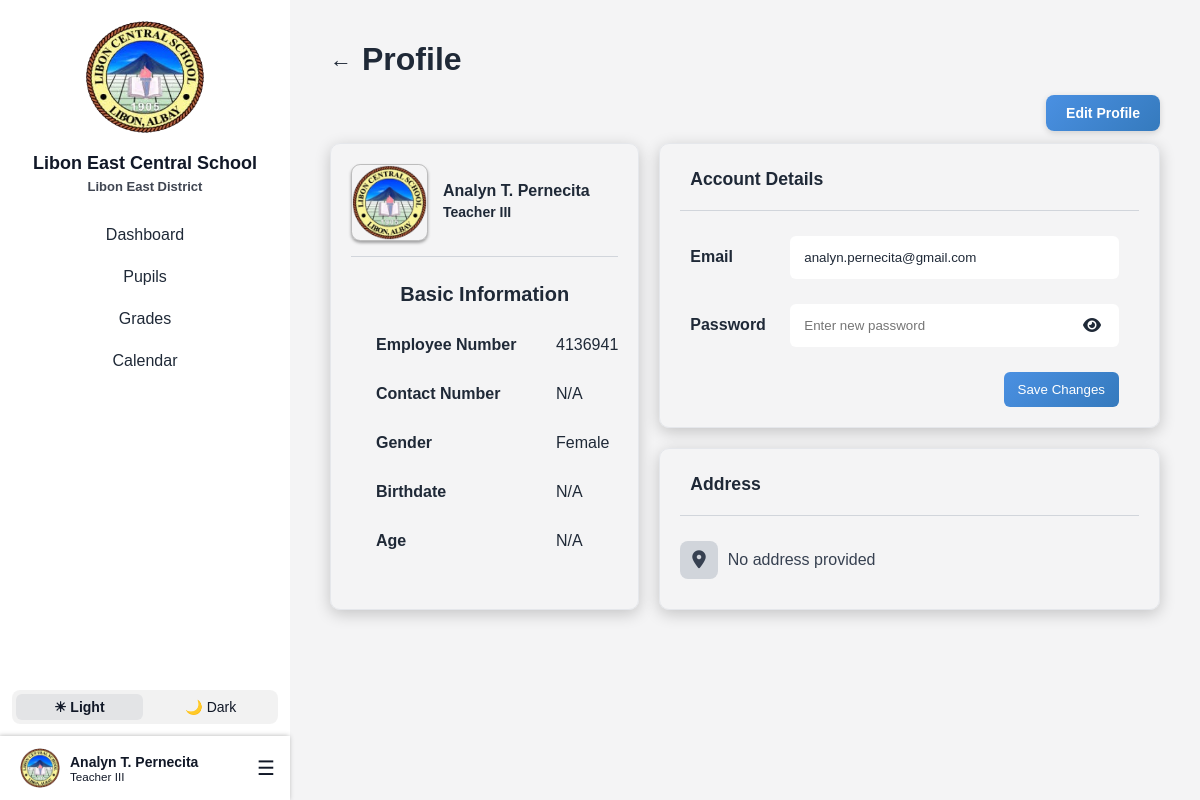
Screenshot of /Landing/Login/Page/teacherProfile.php (signed in) with the database file from the repository.
### tables this page shows
CREATE TABLE `teachers` (
  `teacher_id` int(11) NOT NULL,
  `first_name` varchar(100) DEFAULT NULL,
  `middle_name` varchar(100) DEFAULT NULL,
  `last_name` varchar(100) DEFAULT NULL,
  `employee_no` varchar(20) DEFAULT NULL,
  `email` varchar(100) DEFAULT NULL,
  `password` varchar(255) DEFAULT NULL,
  `gender` enum('Male','Female','Other') DEFAULT NULL,
  `birthdate` date DEFAULT NULL,
  `age` int(11) DEFAULT NULL,
  `contact_no` varchar(20) DEFAULT NULL,
  `house_no_street` varchar(255) DEFAULT NULL,
  `barangay` varchar(255) DEFAULT NULL,
  `municipality` varchar(255) DEFAULT NULL,
  `province` varchar(255) DEFAULT NULL,
  `position` varchar(255) NOT NULL,
  `image` varchar(255) NOT NULL DEFAULT 'teacher.png',
  `user_type` char(1) NOT NULL DEFAULT 't' COMMENT 'a - admin\r\nt- teacher\r\nn- non-teaching',
  `user_status` char(1) NOT NULL DEFAULT 'a' COMMENT 'a - active\r\ni - inactive',
  `created_at` datetime DEFAULT current_timestamp(),
  `updated_at` datetime DEFAULT current_timestamp() ON UPDATE current_timestamp(),
  `created_by` int(11) DEFAULT NULL,
  `updated_by` int(11) DEFAULT NULL
);

### Landing/Login/Page/teacherProfile.php (the view, shortened to what this page needs)
<?php
include 'lecs_db.php';
$teacher_id = intval($_SESSION['teacher_id']);
$stmt = $conn->prepare("SELECT CONCAT(first_name, ' ', COALESCE(middle_name, ''), ' ', last_name) AS full_name, employee_no, email, gender, birthdate, age, contact_no,
                               house_no_street, barangay, municipality, province, position, image
                        FROM teachers WHERE teacher_id = ? LIMIT 1");
$stmt->bind_param("i", $teacher_id);
$stmt->execute();
$teacher = $stmt->get_result()->fetch_assoc();
$employeeNo = htmlspecialchars($teacher['employee_no'] ?? "N/A");
$email = htmlspecialchars($teacher['email'] ?? "");
$contactNo = htmlspecialchars($teacher['contact_no'] === 'N/A' || empty($teacher['contact_no']) ? 'N/A' : $teacher['contact_no']);
$gender = htmlspecialchars($teacher['gender'] ?? "N/A");
$birthdate = htmlspecialchars($teacher['birthdate'] === 'N/A' || empty($teacher['birthdate']) || $teacher['birthdate'] === '0000-00-00' ? 'N/A' : $teacher['birthdate']);
$age = htmlspecialchars($teacher['age'] === 'N/A' || empty($teacher['age']) ? 'N/A' : $teacher['age']);
$addressParts = [];
$hasValidAddress = false;
$address = $hasValidAddress ? htmlspecialchars(implode(", ", $addressParts)) : "No address provided";
?>
<!DOCTYPE html>
<html lang="en">
<head>
    <link rel="stylesheet" href="css/profile.css">
    <link rel="stylesheet" href="css/all.min.css">
</head>
<body>
<div class="container">
    <?php include 'teacherSidebar.php'; ?>
    <div class="main-content">
        <div class="profile-header">
            <a href="teacherDashboard.php" class="back-arrow">←</a>
            <h1>Profile</h1>
        </div>
        <div class="btn-row">
            <a href="edit_profile.php" class="edit-btn">Edit Profile</a>
        </div>
        <div class="profile-grid">
            <div class="card left-card">
                <div class="profile-header-flex">
                    <img src="<?= htmlspecialchars($imagePath); ?>" alt="Profile Picture" class="profile-img">
                    <div class="profile-info">
                        <h2><?= $teacherName ?></h2>
                        <p class="teacher-position"><?= $teacherPos ?></p>
                    </div>
                </div>
                <div class="divider"></div>
                <h4 class="basic-details">Basic Information</h4>
                <div class="basic-info">
                    <div class="row"><span class="label">Employee Number</span><span class="value"><?= $employeeNo ?></span></div>
                    <div class="row"><span class="label">Contact Number</span><span class="value"><?= $contactNo ?></span></div>
                    <div class="row"><span class="label">Gender</span><span class="value"><?= $gender ?></span></div>
                    <div class="row"><span class="label">Birthdate</span><span class="value"><?= $birthdate ?></span></div>
                    <div class="row"><span class="label">Age</span><span class="value"><?= $age ?></span></div>
                </div>
            </div>
            <div class="right-section">
                <div class="card">
                    <div class="acc-details">
                        <h3>Account Details</h3>
                    </div>
                    <form method="POST" action="">
                        <div class="input-row">
                            <label for="email">Email</label>
                            <input type="email" id="email" name="email" value="<?= $email ?>">
                        </div>
                        <div class="input-row">
                            <label for="password">Password</label>
                            <div class="password-wrapper">
                                <input type="password" id="password" name="password" placeholder="Enter new password">
                                <button type="button" class="toggle-pass">
                                    <i class="fa-solid fa-eye"></i>
                                </button>
                            </div>
                        </div>
                        <div class="button-row">
                            <button type="submit" class="save-btn">Save Changes</button>
                        </div>
                    </form>
                </div>
                <div class="card">
                    <div class="acc-details">
                        <h3>Address</h3>
                    </div>
                    <div class="address-box">
                        <i class="fa-solid fa-location-dot"></i>
                        <span><?= $address ?></span>
                    </div>
                </div>
            </div>
        </div>
    </div>
</div>
</body>
</html>

### Landing/Login/Page/teacherSidebar.php (shortened to what this page needs)
<?php
include 'lecs_db.php';
$current_page = basename($_SERVER['PHP_SELF']);
$teacher_id = $_SESSION['teacher_id'];
$stmt = $conn->prepare("SELECT first_name, middle_name, last_name, position, image FROM teachers WHERE teacher_id = ? LIMIT 1");
$stmt->bind_param("i", $teacher_id);
$stmt->execute();
$result = $stmt->get_result();
$teacher = $result->fetch_assoc();
$middleInitial = '';
if (!empty($teacher['middle_name'])) {
    $middleInitial = strtoupper(substr(trim($teacher['middle_name']), 0, 1)) . '.';
}
function toRoman($num) {
    $map = [
        'M' => 1000, 'CM' => 900, 'D' => 500, 'CD' => 400,
        'C' => 100, 'XC' => 90, 'L' => 50, 'XL' => 40,
        'X' => 10, 'IX' => 9, 'V' => 5, 'IV' => 4, 'I' => 1
    ];
    $returnValue = '';
    while ($num > 0) {
        foreach ($map as $roman => $int) {
            if ($num >= $int) {
                $num -= $int;
                $returnValue .= $roman;
                break;
            }
        }
    }
    return $returnValue;
}
$teacherName = htmlspecialchars(trim(($teacher['first_name'] ?? '') . ' ' . $middleInitial . ' ' . ($teacher['last_name'] ?? '')));
$teacherPos = $teacher['position'] ?? "Teacher";
if (preg_match('/(\d+)/', $teacherPos, $matches)) {
    $num = (int)$matches[1];
    $roman = toRoman($num);
    $teacherPos = preg_replace('/\d+/', $roman, $teacherPos);
}
$teacherImg = !empty($teacher['image']) ? $teacher['image'] : "teacher.png";
$imagePath = "Uploads/teachers/" . $teacherImg;
if (!file_exists(__DIR__ . "/" . $imagePath)) {
    $imagePath = "Uploads/teachers/teacher.png";
}
?>
<link rel="stylesheet" href="css/all.min.css">
<link rel="stylesheet" href="css/sidebar.css">
<div class="sidebar">
    <div class="sidebar-top">
        <img class="logo" src="images/lecs-logo no bg.png" alt="School Logo">
        <h2>Libon East Central School</h2>
        <small class="east">Libon East District</small>
        <div class="nav-links">
            <a href="teacherDashboard.php" class="<?= ($current_page == 'teacherDashboard.php') ? 'active' : '' ?>">Dashboard</a>
            <a href="teacherPupils.php" class="<?= ($current_page == 'teacherPupils.php' || $current_page == 'add_pupil.php' || $current_page == 'edit_pupil.php' || $current_page == 'pupilsProfile.php') ? 'active' : '' ?>">Pupils</a>
            <a href="teacherGrades.php" class="<?= ($current_page == 'teacherGrades.php' || $current_page == 'edit_grades.php') ? 'active' : '' ?>">Grades</a>
            <a href="teacherEventCalendar.php" class="<?= ($current_page == 'teacherEventCalendar.php') ? 'active' : '' ?>">Calendar</a>
        </div>
    </div>
    <div class="sidebar-bottom">
        <div class="toggle-mode">
            <button class="toggle-btn light-mode active" onclick="setMode('light')">☀ Light</button>
            <button class="toggle-btn dark-mode" onclick="setMode('dark')">🌙 Dark</button>
        </div>
        <div class="profile-menu">
            <div class="profile">
                <img src="<?= htmlspecialchars($imagePath); ?>" alt="Profile Picture">
                <div class="profile-info">
                    <strong><?= htmlspecialchars($teacherName); ?></strong>
                    <small><?= htmlspecialchars($teacherPos); ?></small>
                </div>
            </div>
            <div class="burger" role="button" aria-label="Open menu" tabindex="0">&#9776;</div>
        </div>
    </div>
</div>

### Landing/Login/Page/css/profile.css (style rules this page uses)
:root { --primary-color: #2563eb; --background-light: #f4f4f5; --sidebar-light: #ffffff; --card-light: #ffffff; --input-light: #f9fafb; --divider-light: #d1d5db; --text-light: #1f2937; --background-dark: #1e293b; --sidebar-dark: #334155; --card-dark: #2a3446; --input-dark: #1e293b; --divider-dark: #444; --text-dark: #f1f5f9; }
body { margin: 0; font-family: Arial, sans-serif; transition: background-color 0.3s, color 0.3s; }
:root.light { background-color: var(--background-light); color: var(--text-light); }
:root.light .input-row input { color: var(--text-light); }
:root.light .divider { border-top: 1px solid var(--divider-light); }
:root.light .back-arrow { color: var(--text-light); }
:root.light .toggle-pass { color: var(--text-light); }
.container { display: flex; min-height: 100vh; }
.main-content { flex: 1; padding: 20px 40px; margin-left: 290px; transition: color 0.3s; }
.profile-header { display: flex; align-items: center; margin-bottom: 20px; }
.back-arrow { font-size: 22px; margin-right: 10px; text-decoration: none; }
.profile-grid { display: grid; grid-template-columns: 1fr 2fr; gap: 20px; }
.card { padding: 20px; border-radius: 10px; border: 1px solid #e5e7eb; box-shadow: 0 4px 16px rgba(0,0,0,0.2); margin-bottom: 20px; background-color: transparent; }
.left-card { text-align: left; }
.profile-header-flex { display: flex; align-items: center; gap: 15px; margin-bottom: 15px; }
.profile-img { width: 75px; height: 75px; border-radius: 12%; border: 1px solid rgba(62, 62, 62, 0.301); box-shadow: #46464677 0 2px 3px; }
.profile-info h2 { margin: 0; font-size: 16px; margin-top: 12px; }
.teacher-position { font-weight: bold; font-size: 14px; margin-top: 4px; }
.divider { margin: 15px 0; }
.basic-details { margin-bottom: 30px; text-align: center; font-size: 20px; }
.basic-info { display: flex; flex-direction: column; gap: 30px; margin-left: 25px; margin-bottom: 20px; }
.basic-info .row { display: flex; justify-content: space-between; border-bottom: 1px solid transparent; }
.basic-info .label { width: 180px; font-weight: bold; flex-shrink: 0; }
.basic-info .value { flex: 1; }
.card h3 { font-size: 1.1rem; margin-top: 5px; margin-left: 10px; margin-bottom: 20px; align-items: center; }
.acc-details { border-bottom: 1px solid var(--divider-light); }
.input-row { display: flex; align-items: center; margin-bottom: 12px; margin: 25px 20px 15px 10px; }
.input-row label { width: 100px; font-weight: bold; }
.input-row input { flex: 1; border: none; border-radius: 6px; padding: 14px; transition: background-color 0.3s, color 0.3s; }
.password-wrapper { position: relative; flex: 1; display: flex; align-items: center; }
.password-wrapper input { width: 100%; padding-right: 40px; }
.password-wrapper .toggle-pass { position: absolute; right: 12px; background: transparent; border: none; cursor: pointer; font-size: 16px; color: inherit; display: flex; align-items: center; justify-content: center; }
.button-row { display: flex; justify-content: flex-end; margin: 10px 20px 0 10px; }
.save-btn { background: linear-gradient(135deg, #4a90e2, #357ABD); color: white; border: none; padding: 10px 14px; border-radius: 6px; cursor: pointer; margin-top: 10px; }
.address-box { margin-top: 15px; display: flex; align-items: center; padding: 10px 0; font-size: 16px; line-height: 1.6; color: #374151; }
.address-box i { margin-right: 10px; font-size: 18px; background-color: var(--divider-light); padding: 10px 12px; border-radius: 8px; }
.btn-row { display: flex; justify-content: flex-end; margin-bottom: 12px; margin-top: -25px; }
.edit-btn { background: linear-gradient(135deg, #4a90e2, #357ABD); color: #fff; padding: 10px 20px; border: none; border-radius: 8px; cursor: pointer; font-weight: 600; font-size: 14px; box-shadow: 0 2px 6px rgba(0, 0, 0, 0.15); transition: background-color 0.3s ease, transform 0.2s ease; display: inline-flex; align-items: center; gap: 8px; text-decoration: none; }

### rows the page displays
teachers: teacherName "Analyn T. Pernecita", position "Teacher III", employee_no "4136941", contact_no "N/A", gender "Female", birthdate "N/A", age "N/A", email "analyn.pernecita@gmail.com"

### other values shown
$address "No address provided"
